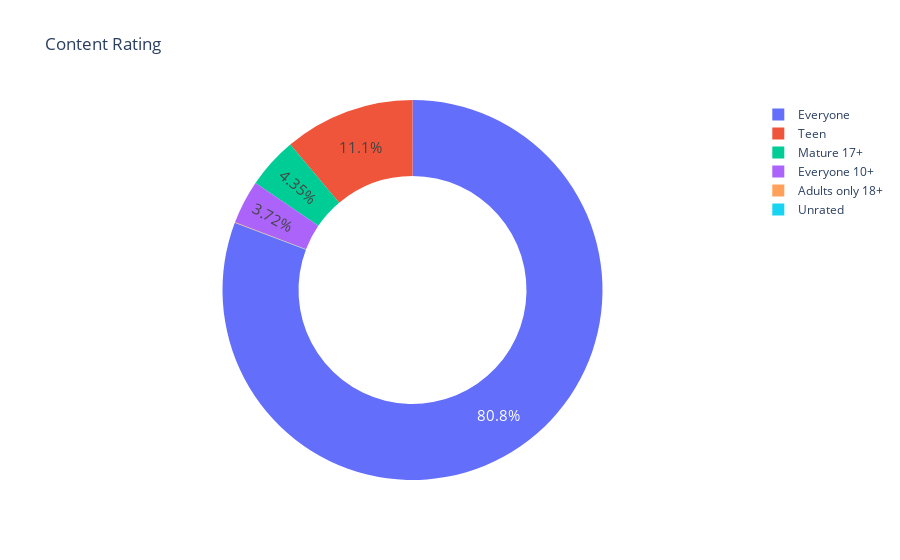

Notebook cell for this chart:
### Code cell
fig = px.pie(labels=ratings.index,
values=ratings.values,
title="Content Rating",
names=ratings.index,
hole=0.6,
)
fig.update_traces(textposition='inside', textfont_size=15, textinfo='percent')
 
fig.show()

### Figure 1 — Plotly figure (JSON) as saved in the notebook; plotly's stock layout.template omitted (floating-point values rounded to 4 significant figures)
{"data": [{"domain": {"x": [0, 1], "y": [0, 1]}, "hole": 0.6, "hovertemplate": "label=%{label}<br>value=%{value}<extra></extra>", "labels": ["Everyone", "Teen", "Mature 17+", "Everyone 10+", "Adults only 18+", "Unrated"], "legendgroup": "", "name": "", "showlegend": true, "textfont": {"size": 15}, "textinfo": "percent", "textposition": "inside", "type": "pie", "values": [6621, 912, 357, 305, 3, 1]}], "layout": {"legend": {"tracegroupgap": 0}, "title": {"text": "Content Rating"}}}
